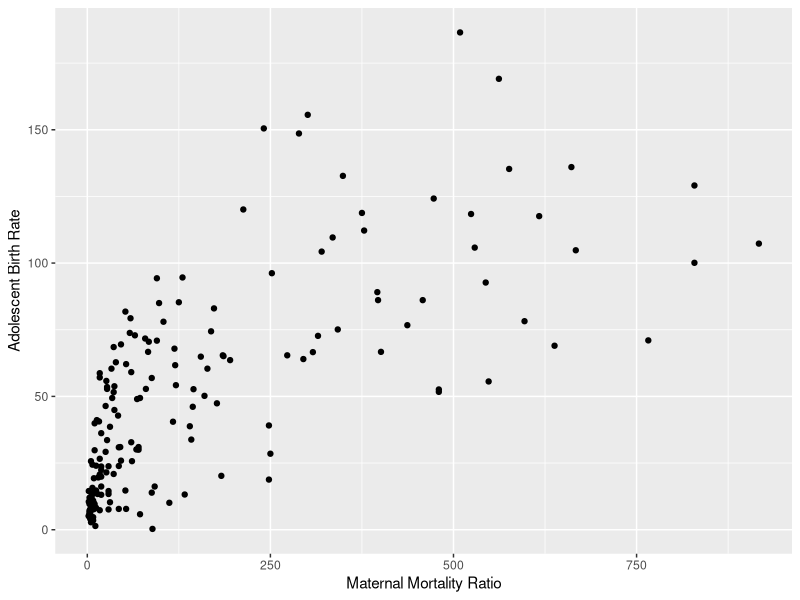
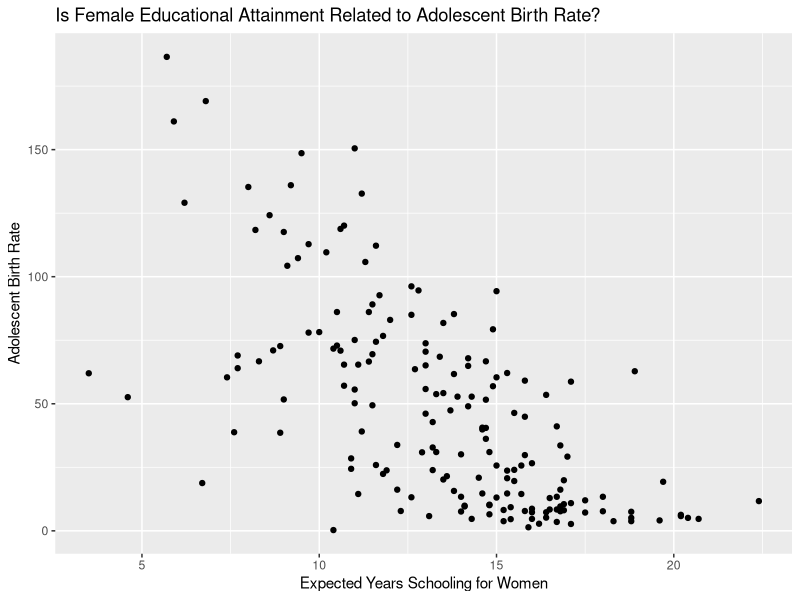
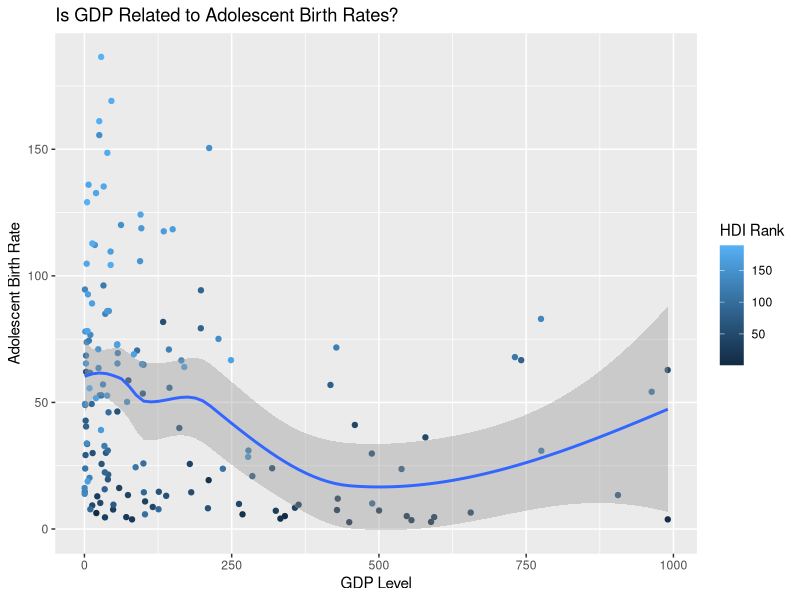

Write R code to recreate these figures, in order. (Note: this script raises an error after producing the figures.)
## ---- chunk 1
library(tidyverse)
library(dplyr)
library(ggplot2)

knitr::opts_chunk$set(eval = TRUE, echo = FALSE, message = FALSE, warning = FALSE)
## ---- chunk 2
hdi1 <- read.csv("../data/HDI_Table1.csv")
hdi4 <- read.csv("../data/HDI_Table4.csv")
hdi5 <- read.csv("../data/HDI_Table5.csv")
hdi8 <- read.csv("../data/HDI_Table8.csv")
hdi10 <- read.csv("../data/HDI_Table10.csv")
adolescent_births <- read.csv("../data/Adolescent_Births.csv")
contraceptive_prevalence <- read.csv("../data/Contraceptive_Prevalence.csv")
## ---- chunk 3
hdi1_clean <- slice(hdi1, -c(1:7, 74, 128, 166, 200, 207:270))
hdi1_clean <- select(hdi1_clean, select = -c(X.1, X.3, X.5, X.7, X.9, X.11))
names(hdi1_clean) <- c("HDI Rank", "Country", "HDI 2019", "Life Expectancy Birth", "Expected Years Schooling", "Mean Years Schooling", "GNI Per Capita", "GNI Per Capita Minus HDI", "HDI 2018")

hdi4_clean <- slice(hdi4, -c(1:7, 74, 128, 166, 200, 207:264))
hdi4_clean <- select(hdi4_clean, select = -c(X.1, X.3, X.5, X.7, X.9, X.11, X.13, X.15, X.17, X.19, X.21, X.23))
names(hdi4_clean) <- c("HDI Rank", "Country", "Gender Development Index", "Gender Development Index Group", "HDI Female", "HDI Male", "Life Expectancy Birth Female", "Life Expectancy Birth Male", "Expected Years Schooling Female", "Expected Years Schooling Male", "Mean Years Schooling Female", "Mean Years Schooling Male", "Estimated GNI per Capita Female", "Estimated GNI per Capita Male")

hdi5_clean <- slice(hdi5, -c(1:7, 74, 128, 166, 200, 207:270))
hdi5_clean <- select(hdi5_clean, select = -c(X.1, X.3, X.5, X.7, X.9, X.11, X.13, X.15, X.17))
names(hdi5_clean) <- c("HDI Rank", "Country", "Gender Inequality Index", "Gender Inequality Index Rank", "Maternal Mortality Ratio", "Adolescent Birth Rate", "Seats Parliament Female", "Secondary Education Female", "Secondary Education Male", "Labour Participation Female", "Labour Participation Male")

hdi8_clean <- slice(hdi8, -c(1:7, 74, 128, 166, 200, 207:264))
hdi8_clean <- select(hdi8_clean, select = -c(X.1, X.3, X.5, X.7, X.9, X.11, X.13, X.15, X.17, X.19, X.21, X.23, X.25, X.27, X.29 : X.33))
names(hdi8_clean) <- c("HDI Rank", "Country", "Infants Breastfed", "Lack DTP Immunization", "Lack Measles Immunization", "Child Malnutrition", "Mortality Rate Infant", "Mortality Rate Under 5", "Mortality Rate Female", "Mortality Rate Male", "Mortality Rate Noncommunicable Female", "Mortality Rate Noncommunicable Male", "Malaria Incidence", "TB Incidence", "HIV Prevalence", "Healthy Life Expectancy at Birth", "Health Expenditure of GDP")

hdi10_clean <- slice(hdi10, -c(1:7, 74, 128, 166, 200, 207:260))
hdi10_clean <- select(hdi10_clean, select = -c(X.1, X.3, X.5, X.7, X.9, X.11, X.13, X.15, X.17, X.19, X.21, X.23))
names(hdi10_clean) <- c("HDI Rank", "Country", "GDP", "GDP per Capita", "GDP Annual Growth", "Labour Share", "Gross Fixed Capital Formation of GDP", "General Government Consumption of GDP", "General Government Consumption Annual Growth", "Total Tax Revenue of GDP", "Taxes Income Profits Capital Gains of TTR", "External Debt Stock of GNI", "Total Debt Service of GNI", "Consumer Price Index")

adolescent_births_clean <- select(adolescent_births, select = c(ParentLocation, Location, Period, IsLatestYear, FactValueNumeric, Value))
names(adolescent_births_clean) <- c("World Region", "Country", "Period", "Is Latest Year", "Adolescent Births", "Adolescent Births Text")

contraceptive_prevalence_clean <- slice(contraceptive_prevalence, -c(1:8))
contraceptive_prevalence_clean <- select(contraceptive_prevalence_clean, select = c(X, X.2, X.3, X.4, X.5, X.6, X.19))
names(contraceptive_prevalence_clean) <- c("Country", "Survey Start Year", "Survey End Year", "Age Group", "Contraceptive Any Method", "Contraceptive Modern Method", "Contraceptive Traditional Method")
## ---- chunk 4

country_joined <- hdi1_clean %>%
  inner_join(hdi10_clean, by = "Country")%>%
  inner_join(hdi4_clean, by = "Country")%>%
  inner_join(hdi5_clean, by = "Country")%>%
  inner_join(hdi8_clean, by = "Country")

contraceptives_joined <- contraceptive_prevalence_clean %>%
  inner_join(adolescent_births_clean, by = "Country")
## ---- chunk 5

## ---- chunk 6

## ---- chunk 7
ggplot(country_joined, aes(x = as.numeric(`Maternal Mortality Ratio`), 
                           y = as.numeric(`Adolescent Birth Rate`))) +
  geom_point() +
  labs(x = "Maternal Mortality Ratio", y = "Adolescent Birth Rate")

## ---- chunk 8
country_joined %>%
  ggplot(aes(x= as.numeric(`Expected Years Schooling Female`), 
             y= as.numeric(`Adolescent Birth Rate`))) +
  geom_point() +
  labs(
    title= "Is Female Educational Attainment Related to Adolescent Birth Rate?",
    x="Expected Years Schooling for Women",
    y="Adolescent Birth Rate"
  )
## ---- chunk 9
ggplot(country_joined, aes(x = as.numeric(`GDP`), 
                           y = as.numeric(`Adolescent Birth Rate`), color = as.numeric(`HDI Rank.x`))) +
  geom_point() +
  geom_smooth() +
  labs(
    title= "Is GDP Related to Adolescent Birth Rates?",
    x="GDP Level",
    y="Adolescent Birth Rate",
    color = "HDI Rank") 
## ---- chunk 10
gdp_linreg <- country_joined %>%
  select(`Adolescent Birth Rate`, `GDP`, `HDI Rank.x`, `GNI Per Capita`, `GDP Annual Growth`) %>%
  filter(!`GDP` == "..") %>%
  filter(!`Adolescent Birth Rate` == "..")
         
mainfit <- linear_reg() %>%
  set_engine("lm") %>%
  fit(as.numeric(`Adolescent Birth Rate`) ~ as.numeric(`GDP`) + as.numeric(`HDI Rank.x`) + as.numeric(`GNI Per Capita`), data = gdp_linreg)
tidy(mainfit)
## ---- chunk 11
# country_pivot <- country_joined %>%
#   pivot_wider( cols = c("Life Expectancy Birth Male", "Life Expectancy Birth Female"),
#     names_from = gender,
#     values_from = "Adolescent Birth Rate"
#   )

ggplot(country_joined, aes(x = as.numeric(`Life Expectancy Birth Male`), 
                           y = as.numeric(`Adolescent Birth Rate`))) +
  geom_point()

ggplot(country_joined, aes(x = as.numeric(`Life Expectancy Birth Female`), 
                           y = as.numeric(`Adolescent Birth Rate`))) +
  geom_point()+
  labs(
    title= "Is Female Life Expectacy at Birth Related to Adolescent Birth Rate?",
    x="Female Life Expectacy at Birth",
    y="Adolescent Birth Rate"
  )

## ---- chunk 12
country_joined %>%
  ggplot(aes(x= as.numeric(`HDI 2019`), 
             y= as.numeric(`Adolescent Birth Rate`))) +
  geom_point() +
  labs(
    title= "Is HDI in 2019 Related to Adolescent Birth Rate?",
    x="2019 HDI",
    y="Adolescent Birth Rate"
  )
## ---- chunk 13
country_joined %>%
  ggplot(aes(x= as.numeric(`Labour Participation Female`), 
             y= as.numeric(`Adolescent Birth Rate`)))+
  geom_point() +
  labs(
    title= "Is Female Labor Participation Related to Adolescent Birth Rate?",
    x="Female Labor Participation",
    y="Adolescent Birth Rate"
  )
## ---- chunk 14
country_joined %>%
  ggplot(aes(x= as.numeric(`Gender Development Index.y`), 
             y= as.numeric(`Adolescent Birth Rate`))) +
  geom_point() +
  labs(
    title= "Is Gender Development Index Related to Adolescent Birth Rate?",
    x="Gender Development Index",
    y="Adolescent Birth Rate"
  )
## ---- chunk 15
# mainfit_2 <- linear_reg() %>% 
#   set_engine("lm") %>%
#   fit(`Adolescent Birth Rate` ~ `Gender Development Index.y` + `Labour Participation Female` + `HDI 2019` + `Life Expectancy Birth Female` + `GDP` + `HDI Rank.x` + `Expected Years Schooling Female` + `Maternal Mortality Ratio`, data = country_joined)
# tidy(mainfit_2)
## ---- chunk 16
